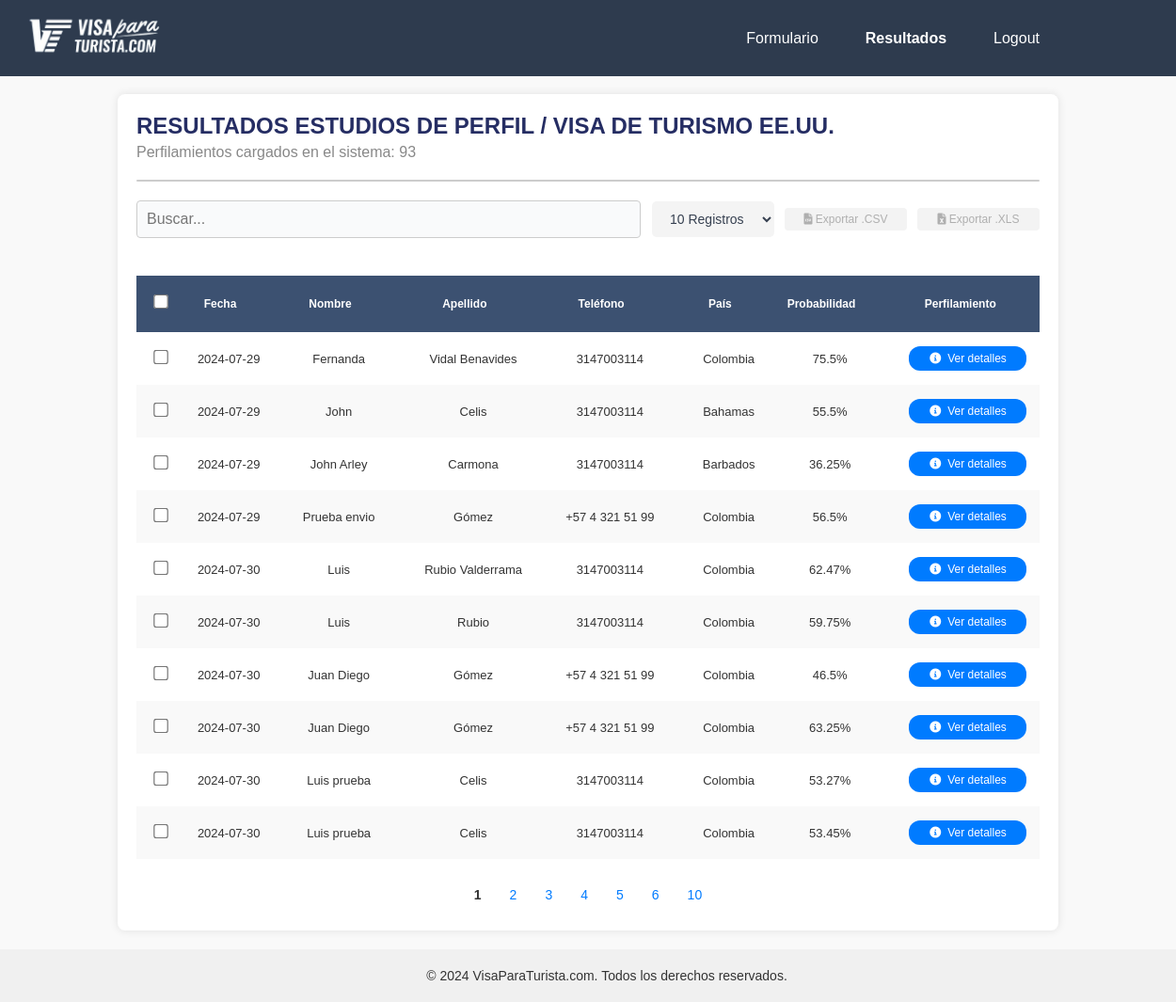
The page /results (signed in) on the database its author committed.
### models.py (models this page shows)
class FormResult(db.Model):
  id = db.Column(db.Integer, primary_key=True)
  fecha = db.Column(db.String(50), nullable=False)
  nombre = db.Column(db.String(100), nullable=False)
  apellidos = db.Column(db.String(100), nullable=False)
  email = db.Column(db.String(100), nullable=False)
  telefono = db.Column(db.String(50), nullable=False)
  pais_residencia = db.Column(db.String(100), nullable=False)
  edad = db.Column(db.Integer, nullable=False)
  estado_civil = db.Column(db.String(50), nullable=False)
  hijos = db.Column(db.String(50), nullable=False)
  vivienda = db.Column(db.String(100), nullable=False)
  profesion = db.Column(db.String(100), nullable=False)
  nivel_educacion = db.Column(db.String(100), nullable=False)
  tiempo_empleo = db.Column(db.String(100), nullable=False)
  propietario = db.Column(db.String(50), nullable=False)
  ingresos = db.Column(db.Integer, nullable=False)
  impuestos = db.Column(db.String(50), nullable=False)
  propiedades = db.Column(db.String(100), nullable=False)
  viajes = db.Column(db.String(100), nullable=False)
  familiares_eeuu = db.Column(db.String(100), nullable=False)
  familiares_visa = db.Column(db.String(100), nullable=False)
  visa_negada = db.Column(db.String(100), nullable=False)
  antecedentes = db.Column(db.String(100), nullable=False)
  enfermedades = db.Column(db.String(100), nullable=False)
  visa_otra = db.Column(db.String(100), nullable=False)
  problemas_migratorios = db.Column(db.String(100), nullable=False)
  nacionalidad = db.Column(db.String(100), nullable=False)
  calificacion = db.Column(db.Integer, nullable=False)
  calificacion_pais_residencia_ChatGPT = db.Column(db.Text, nullable=True)
  calificacion_edad_ChatGPT = db.Column(db.Text, nullable=True)
  calificacion_estado_civil_ChatGPT = db.Column(db.Text, nullable=True)
  calificacion_hijos_ChatGPT = db.Column(db.Text, nullable=True)
  calificacion_vivienda_ChatGPT = db.Column(db.Text, nullable=True)
  calificacion_profesion_ChatGPT = db.Column(db.Text, nullable=True)
  calificacion_nivel_educacion_ChatGPT = db.Column(db.Text, nullable=True)
  calificacion_tiempo_empleo_ChatGPT = db.Column(db.Text, nullable=True)
  calificacion_propietario_ChatGPT = db.Column(db.Text, nullable=True)
  calificacion_ingresos_ChatGPT = db.Column(db.Text, nullable=True)
  calificacion_impuestos_ChatGPT = db.Column(db.Text, nullable=True)
  calificacion_propiedades_ChatGPT = db.Column(db.Text, nullable=True)
  calificacion_viajes_ChatGPT = db.Column(db.Text, nullable=True)
  calificacion_familiares_eeuu_ChatGPT = db.Column(db.Text, nullable=True)
  calificacion_familiares_visa_ChatGPT = db.Column(db.Text, nullable=True)
  calificacion_visa_negada_ChatGPT = db.Column(db.Text, nullable=True)
  calificacion_antecedentes_ChatGPT = db.Column(db.Text, nullable=True)
  calificacion_enfermedades_ChatGPT = db.Column(db.Text, nullable=True)
  calificacion_visa_otra_ChatGPT = db.Column(db.Text, nullable=True)
  calificacion_problemas_migratorios_ChatGPT = db.Column(db.Text, nullable=True)
  calificacion_nacionalidad_ChatGPT = db.Column(db.Text, nullable=True)
  calificacion_criterios_confidenciales_ChatGPT = db.Column(db.Text, nullable=True)
  probabilidad = db.Column(db.Integer, nullable=False)
  sugerencia_1_ChatGPT = db.Column(db.Text, nullable=True)
  sugerencia_2_ChatGPT = db.Column(db.Text, nullable=True)
  sugerencia_3_ChatGPT = db.Column(db.Text, nullable=True)
  calificacion_categoria_informacion_demografica_familiar_ChatGPT = db.Column(db.Text, nullable=True)
  calificacion_categoria_educacion_empleo_ChatGPT = db.Column(db.Text, nullable=True)
  calificacion_categoria_propiedades_activos_ChatGPT = db.Column(db.Text, nullable=True)
  calificacion_categoria_antecedentes_experiencia_viaje_ChatGPT = db.Column(db.Text, nullable=True)
  calificacion_categoria_criterios_confidenciales_ChatGPT = db.Column(db.Text, nullable=True)
  notas = db.Column(db.Text, nullable=True)
  pdf_path = db.Column(db.String(200), nullable=False)

### app.py (the view)
@app.route('/results')
@login_required
def results():
    results = FormResult.query.all()
    return render_template('results.html', results=results)

### app.py (called while the page is built)
@login_manager.user_loader
def load_user(user_id):
    return User.query.get(int(user_id))

### templates/results.html (shortened to what this page needs)
<!DOCTYPE html>
<html lang="es">
<head>
    <link rel="stylesheet" href="{{ url_for('static', filename='estilos.css') }}">
    <link rel="stylesheet" href="https://cdnjs.cloudflare.com/ajax/libs/font-awesome/6.0.0-beta3/css/all.min.css">
</head>
<body>
  <nav class="navbar">
    <div class="topbar">
      <a href="/">
        <img
          src="../static/images/navbar.png"
          alt="Logo visa par turistas"
          class="logo-topbar"
      /></a>
      <div class="topbar-menu menu-adjustable">
        <a href="/" class="{% if request.path == '/' %}active{% endif %}"
          >Formulario</a
        >
        <a
          href="/results"
          class="{% if request.path == '/results' %}active{% endif %}"
          >Resultados</a
        >
        {% if current_user.is_authenticated %}
        <a
          href="{{ url_for('logout') }}"
          class="{% if request.path == url_for('logout') %}active{% endif %}"
          >Logout</a
        >
        {% else %}
        <a
          href="{{ url_for('login') }}"
          class="{% if request.path == url_for('login') %}active{% endif %}"
          >Login</a
        >
        {% endif %}
      </div>
    </div>
  </nav>
    <div class="container">
        <div class="header">
            <h1>RESULTADOS ESTUDIOS DE PERFIL / VISA DE TURISMO EE.UU.</h1>
            <div class="results-info">Perfilamientos cargados en el sistema: {{ results|length }}</div>
            <div class="separator"></div>
        </div>
        <div class="actions">
            <input type="text" id="search-input" class="search-input" placeholder="Buscar...">
            <select id="recordsPerPage" class="btn">
                <option value="10">10 Registros</option>
            </select>
            <button class="btn export-button disabled" onclick="exportTableToCSV('results.csv')" disabled><i class="fas fa-file-csv"></i> Exportar .CSV</button>
            <button class="btn export-button xls disabled" onclick="exportTableToXLS('results.xls')" disabled><i class="fas fa-file-excel"></i> Exportar .XLS</button>
        </div>
        <div class="table-container">
            <table id="results-table" class="fixed-table">
                <thead>
                    <tr>
                        <th class="col-checkbox"><input type="checkbox" id="select-all"></th>
                        <th class="col-fecha sortable" onclick="sortTable(1)">Fecha </th>
                        <th class="col-nombre sortable" onclick="sortTable(2)">Nombre </th>
                        <th class="col-apellido sortable" onclick="sortTable(3)">Apellido </th>
                        <th class="col-telefono sortable" onclick="sortTable(4)">Teléfono </th>
                        <th class="col-pais sortable" onclick="sortTable(5)">País </th>
                        <th class="col-probabilidad sortable" onclick="sortTable(6)">Probabilidad </th>
                        <th class="col-reporte">Perfilamiento</th>
                    </tr>
                </thead>
                <tbody>
                    {% for result in results %}
                    <tr data-href="{{ url_for('detail', id=result.id) }}" class="clickable-row">
                        <td class="col-checkbox"><input type="checkbox" class="row-checkbox"></td>
                        <td class="col-fecha">{{ result.fecha }}</td>
                        <td class="col-nombre">{{ result.nombre }}</td>
                        <td class="col-apellido">{{ result.apellidos }}</td>
                        <td class="col-telefono">{{ result.telefono }}</td>
                        <td class="col-pais">{{ result.pais_residencia }}</td>
                        <td class="col-probabilidad">{{ result.probabilidad }}%</td>
                        <td class="col-reporte"><button class="download-button rounded-icon" onclick="window.location.href='{{ url_for('download', filename=result.pdf_path.split('/')[-1]) }}'"><i class="fa-solid fa-circle-info" style="color: #ffffff"></i>
                          Ver detalles</button></td>
                    </tr>
                    {% endfor %}
                </tbody>
            </table>
        </div>
        <div class="pagination" id="pagination-container">
        </div>
    </div>
    <footer class="footer-simple">
        <div class="footer-content">
            &copy; 2024 VisaParaTurista.com. Todos los derechos reservados.
        </div>
    </footer>
</body>
</html>

### templates/results.html (style rules this page uses)
body { font-family: Arial, sans-serif; background-color: #f9f9f9; color: #333; margin: 0; padding: 0; }
.container { max-width: 1000px; margin: 100px auto 20px auto; background-color: #fff; padding: 20px; border-radius: 8px; box-shadow: 0 0 10px rgba(0, 0, 0, 0.1); }
.header { margin-bottom: 20px; }
.header h1 { font-size: 24px; margin: 0; text-transform: uppercase; text-align: left; }
.header .results-info { font-size: 16px; color: #888; text-align: left; margin-top: 5px; }
.separator { width: 100%; height: 2px; background-color: #ccc; margin: 20px 0; }
.actions { display: flex; align-items: center; margin-bottom: 20px; }
.actions .search-input { flex-grow: 1; padding: 10px; border: 1px solid #ccc; border-radius: 4px; margin-right: 2px; max-width: 60%; }
.actions select { background-color: #f4f4f4; width: auto; padding: 5px 10px; border: 1px solid #b0b0b0; border-radius: 4px; margin-right: 10px; max-width: 130px; }
.actions .export-button { background-color: #007bff; color: white; border: none; padding: 5px 10px; border-radius: 4px; cursor: pointer; font-size: 12px; margin-right: 10px; white-space: nowrap; transition: background-color 0.3s, box-shadow 0.3s; }
.actions .export-button.disabled { background-color: #f3f3f3; color: #afafaf; cursor: not-allowed; }
.actions .export-button.xls { background-color: #28a745; font-size: 12px; }
.actions .export-button.xls.disabled { background-color: #f3f3f3; color: #afafaf; cursor: not-allowed; }
table { width: 100%; border-collapse: collapse; margin-bottom: 20px; border: none; }
thead { background-color: #333; color: white; }
th, td { padding: 10px; border: none; text-align: center; vertical-align: middle; }
th input[type="checkbox"], td input[type="checkbox"] { margin: 0; }
tbody tr:nth-child(even) { background-color: #f9f9f9; }
.pagination { display: flex; justify-content: center; align-items: center; }
input[type="checkbox"] { transform: scale(1.2); margin-right: 10px; }
:root { --button-width: 115px; --button-margin: 5px 0; }
:root { --button-width: 125px; --button-margin-top-bottom: 5px; --button-margin-left: 20px; }
.download-button.rounded-icon { background-color: #007bff; color: white; border: none; padding: 6px 6px; border-radius: 12px; cursor: pointer; font-size: 12px; transition: background-color 0.3s, box-shadow 0.3s; display: flex; align-items: center; justify-content: center; width: var(--button-width); margin: var(--button-margin-top-bottom) 0 var(--button-margin-top-bottom) var(--button-margin-left); }
.download-button.rounded-icon i { margin-right: 7px; }
.table-container td { text-align: center; vertical-align: middle; }
th.sortable { cursor: pointer; }
th { text-align: center; }
.fixed-table th, .fixed-table td { --col-checkbox-width: 40px; --col-fecha-width: 90px; --col-nombre-width: 150px; --col-apellido-width: 150px; --col-email-width: 200px; --col-telefono-width: 150px; --col-pais-width: 100px; --col-probabilidad-width: 100px; --col-reporte-width: 150px; }
.fixed-table .col-checkbox { width: var(--col-checkbox-width); }
.fixed-table .col-nombre { width: var(--col-nombre-width); }
.fixed-table .col-apellido { width: var(--col-apellido-width); }
.fixed-table .col-telefono { width: var(--col-telefono-width); }
.fixed-table .col-pais { width: var(--col-pais-width); }
.fixed-table .col-probabilidad { width: var(--col-probabilidad-width); }
.fixed-table .col-reporte { width: var(--col-reporte-width); }
.footer-simple { background-color: #f0f0f0; color: #333; padding: 20px; text-align: center; width: 100%; }
.footer-simple .footer-content { max-width: 1000px; margin: 0 auto; font-size: 14px; }
.logo-topbar { width: 10rem; }

### rows shown on the page
FormResult: fecha "2024-07-29", nombre "Fernanda", apellidos "Vidal Benavides", telefono "3147003114", pais_residencia "Colombia", probabilidad "75.5"
FormResult: fecha "2024-07-29", nombre "John", apellidos "Celis", telefono "3147003114", pais_residencia "Bahamas", probabilidad "55.5"
FormResult: fecha "2024-07-29", nombre "John Arley", apellidos "Carmona", telefono "3147003114", pais_residencia "Barbados", probabilidad "36.25"
FormResult: fecha "2024-07-29", nombre "Prueba envio", apellidos "Gómez", telefono "+57 4 321 51 99", pais_residencia "Colombia", probabilidad "56.5"
FormResult: fecha "2024-07-30", nombre "Luis", apellidos "Rubio Valderrama", telefono "3147003114", pais_residencia "Colombia", probabilidad "62.47"
FormResult: fecha "2024-07-30", nombre "Luis", apellidos "Rubio", telefono "3147003114", pais_residencia "Colombia", probabilidad "59.75"
FormResult: fecha "2024-07-30", nombre "Juan Diego", apellidos "Gómez", telefono "+57 4 321 51 99", pais_residencia "Colombia", probabilidad "46.5"
FormResult: fecha "2024-07-30", nombre "Juan Diego", apellidos "Gómez", telefono "+57 4 321 51 99", pais_residencia "Colombia", probabilidad "63.25"
FormResult: fecha "2024-07-30", nombre "Luis prueba", apellidos "Celis", telefono "3147003114", pais_residencia "Colombia", probabilidad "53.27"
FormResult: fecha "2024-07-30", nombre "Luis prueba", apellidos "Celis", telefono "3147003114", pais_residencia "Colombia", probabilidad "53.45"

### other values the page prints
{{ results|length }} "93"
